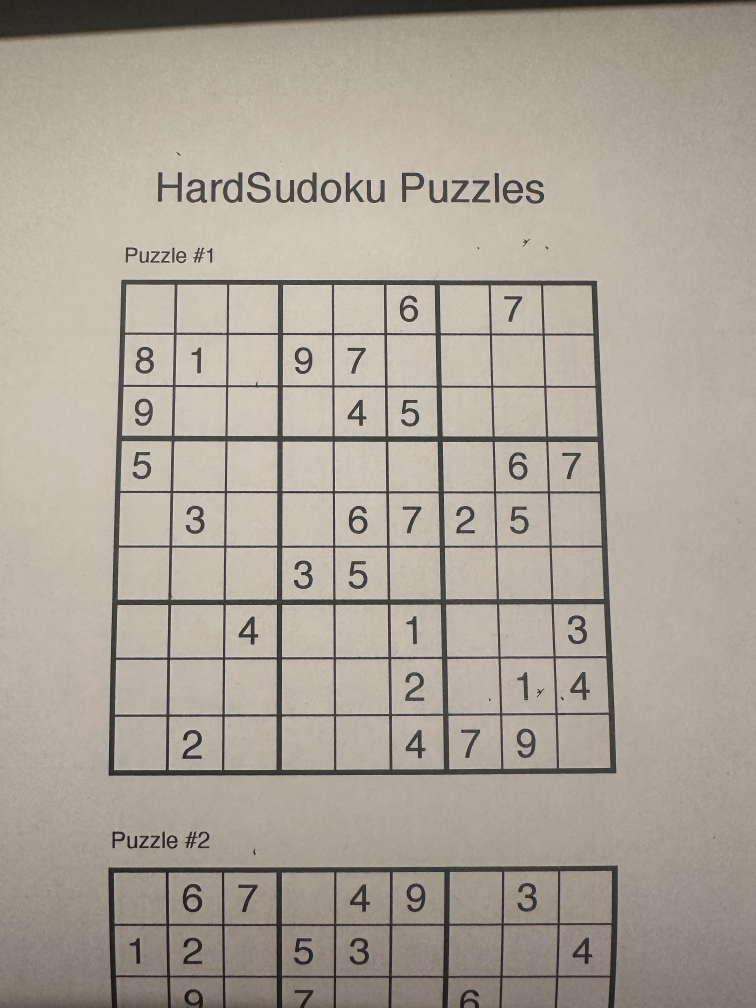
#> input picture sudoku_images/puzzle1.jpeg, 3024 x 4032 px, given in place of the camera (shown at 1/4 size)
$ python img_capture.py
#> lines starting #> are read from the running program, lines starting #| are printed output that depends on the picture; after the words box and inside, x2 and y2 are one past the last pixel; in counts of white or black regions, pixels touching at a corner belong together
### app/image/preprocess.py
import cv2


def preprocess(img):
    grayscale = cv2.cvtColor(img, cv2.COLOR_BGR2GRAY)

    blur = cv2.GaussianBlur(grayscale, (15, 15), 0)

    thresh = cv2.adaptiveThreshold(
        blur, 255, cv2.ADAPTIVE_THRESH_GAUSSIAN_C, cv2.THRESH_BINARY, 13, 2
    )

    invert = cv2.bitwise_not(thresh)

    kernel = cv2.getStructuringElement(cv2.MORPH_RECT, (2, 2))

    morph = cv2.morphologyEx(invert, cv2.MORPH_OPEN, kernel)

    result = cv2.dilate(morph, kernel, iterations=1)

    return result

### app/image/process.py
import cv2
import numpy as np
from . import utils


def findSudokuBox(img):
    __epsilon = 0.1

    contours, _ = cv2.findContours(img, cv2.RETR_EXTERNAL, cv2.CHAIN_APPROX_SIMPLE)
    contours = sorted(contours, key=cv2.contourArea, reverse=True)
    polygon = None

    for contour in contours:
        perimeter = cv2.arcLength(contour, True)
        approx = cv2.approxPolyDP(contour, __epsilon * perimeter, True)

        if (
            len(approx) == 4
            and cv2.contourArea(contour) > 300000
            and cv2.isContourConvex(approx)
        ):
            polygon = approx
            break

    return polygon


def extractSudokuBox(img, corners):
    sorted_corners = utils.sort_corners(corners)

    tl, tr, br, bl = sorted_corners

    widthA = np.linalg.norm(br - bl)
    widthB = np.linalg.norm(tr - tl)
    maxWidth = max(int(widthA), int(widthB))

    heightA = np.linalg.norm(tr - br)
    heightB = np.linalg.norm(tl - bl)
    maxHeight = max(int(heightA), int(heightB))

    dst = np.array(
        [
            [0, 0],
            [maxWidth - 1, 0],
            [maxWidth - 1, maxHeight - 1],
            [0, maxHeight - 1],
        ],
        dtype="float32",
    )

    M = cv2.getPerspectiveTransform(sorted_corners, dst)
    warp = cv2.warpPerspective(img, M, (maxWidth, maxHeight))

    return warp


# [66 lines left out: functions getGridLines, createGridMask, applyGridMask, splitIntoCells, cleanCells, not called in this run]

### app/image/utils.py
import cv2
import numpy as np


# [4 lines left out: function draw_points, not called in this run]


def sort_corners(corners):
    if corners.shape != (4, 1, 2):
        raise ValueError("Corners must be a (4, 1, 2) shaped array.")

    reshaped_corners = corners.reshape(4, 2)

    s = reshaped_corners.sum(axis=1)
    diff = np.diff(reshaped_corners, axis=1)

    tl = reshaped_corners[np.argmin(s)]
    br = reshaped_corners[np.argmax(s)]
    tr = reshaped_corners[np.argmin(diff)]
    bl = reshaped_corners[np.argmax(diff)]

    return np.array([tl, tr, br, bl], dtype="float32")


# [20 lines left out: function drawLines, not called in this run]


def convertTo2D(cells):
    return np.array([cells[i : i + 9] for i in range(0, 81, 9)])


# [12 lines left out: function sudokuFromCells, not called in this run]

### app/img_capture.py
import cv2
import time
import image
import image.utils
import utils.print_sudoku_board

# resolution = (1920, 1080)
# resolution = (1280, 720)
resolution = (1024, 768)
# resolution = (800, 600)

fps = 5


def videoCapture():
    cap = cv2.VideoCapture(0)
    cap.set(3, resolution[0])
    cap.set(4, resolution[1])

    time_diff = 0

    while True:
        time_curr = time.time() - time_diff
        ret, frame = cap.read()
#> frame is the input picture: shape (4032, 3024, 3); mean B, G, R 151.5, 162.5, 170.5

        if time_curr > 1.0 / fps:
            time_diff = time.time()
            grey = image.preprocess(frame)
#> in preprocess, `thresh = cv2.adaptiveThreshold( blur, 255, cv2.ADAPTIVE_THRESH_GAUSSIA..`:
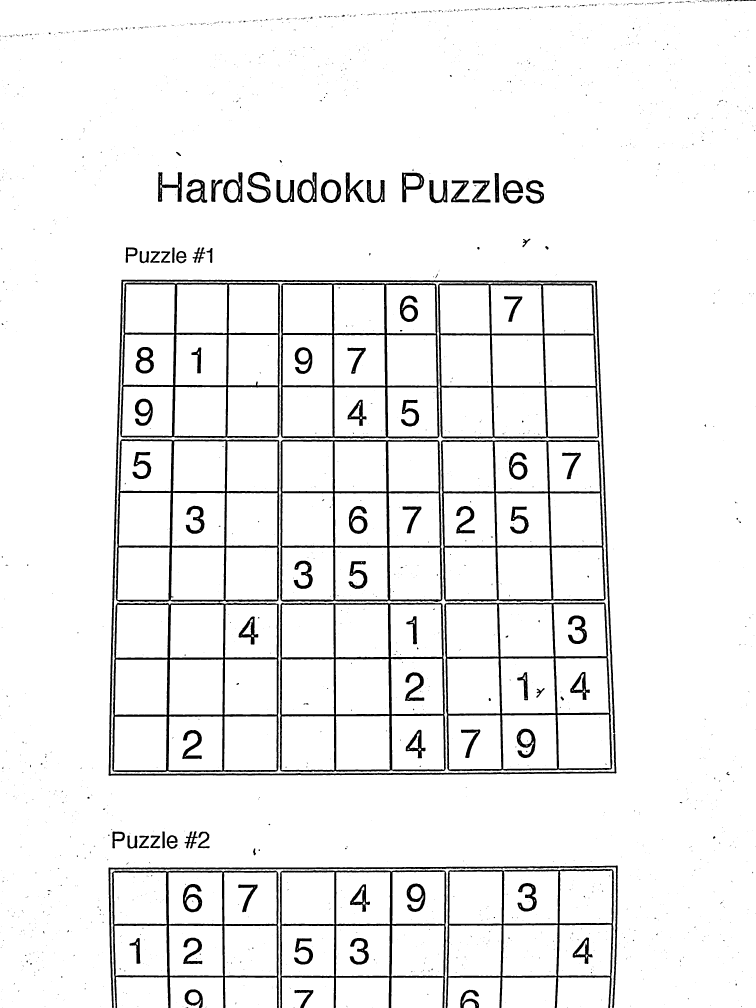
#> thresh: shape (4032, 3024) (shown at 1/4 size); 94% white; 2546 black regions (2326 under 20 px), largest, box (x1, y1, x2, y2) and area: (449, 1756, 1118, 3089) 80963, (434, 1119, 2466, 3103) 55655, (1119, 2410, 1784, 3089) 40455
#> in preprocess, `morph = cv2.morphologyEx(invert, cv2.MORPH_OPEN, kernel)`: morph: shape (4032, 3024); 5.9% white; 537 white regions (379 under 20 px), largest, box (x1, y1, x2, y2) and area: (435, 1120, 2467, 3104) 55192, (450, 2412, 1117, 3090) 41059, (1120, 2411, 1784, 3089) 40239
#> in preprocess, `result = cv2.dilate(morph, kernel, iterations=1)`:
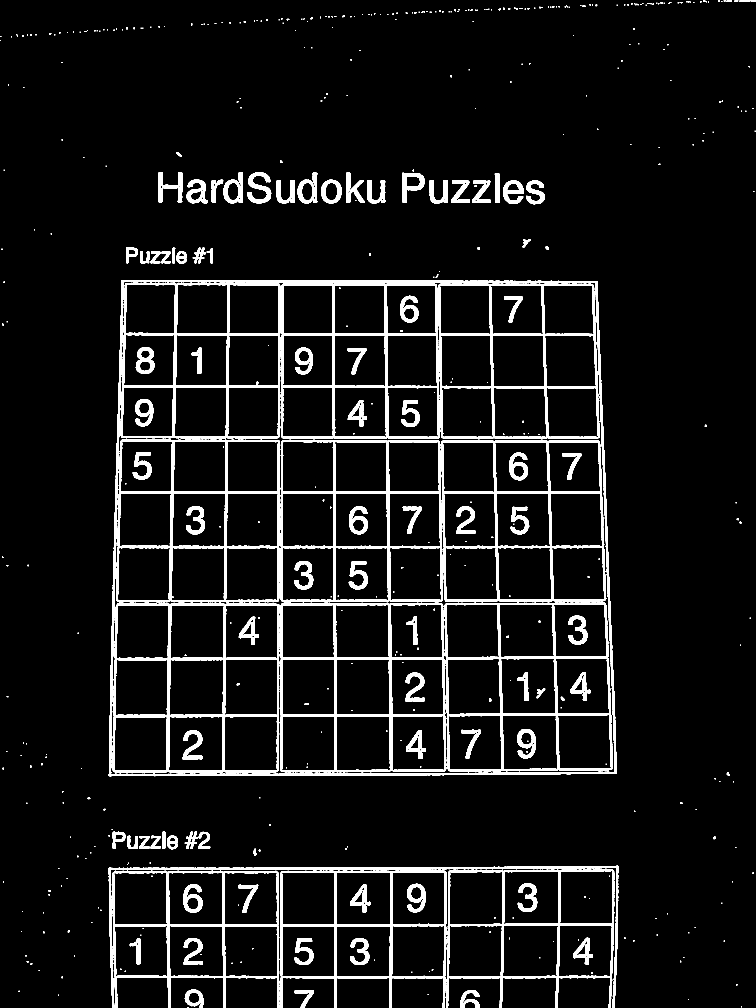
#> result: shape (4032, 3024) (shown at 1/4 size); 6.7% white; 515 white regions (277 under 20 px)

            corners = image.findSudokuBox(grey)
#> in findSudokuBox, `contours, _ = cv2.findContours(img, cv2.RETR_EXTERNAL, cv2.CHAIN_APPRO..`: contours = 368 contours, 263 with area under 20; largest, box (x1, y1, x2, y2) and area: (435, 1120, 2468, 3105) 3894448, (1784, 3477, 2458, 4032) 289298, (1120, 3481, 1788, 4032) 287747, (448, 3482, 1117, 4032) 286016, (435, 3463, 2473, 4032) 22247
#> the loop in findSudokuBox, `for contour in contours:` made 1 pass
#> (perimeter, polygon) on pass 1: (8038.1, [[487, 1121], [435, 3103], [2467, 3093], [2388, 1124]])
#> corners = [[487, 1121], [435, 3103], [2467, 3093], [2388, 1124]]
            if corners is not None:
                sudoku = image.extractSudokuBox(frame, corners)
#> in sort_corners, `reshaped_corners = corners.reshape(4, 2)`: reshaped_corners has the same summary as corners in videoCapture
#> in sort_corners, `s = reshaped_corners.sum(axis=1)`: s = [1608, 3538, 5560, 3512]
#> in sort_corners, `diff = np.diff(reshaped_corners, axis=1)`: diff = [634, 2668, 626, -1264]
#> in sort_corners, `tl = reshaped_corners[np.argmin(s)]`: tl = [487, 1121]
#> in sort_corners, `br = reshaped_corners[np.argmax(s)]`: br = [2467, 3093]
#> in sort_corners, `tr = reshaped_corners[np.argmin(diff)]`: tr = [2388, 1124]
#> in sort_corners, `bl = reshaped_corners[np.argmax(diff)]`: bl = [435, 3103]
#> in extractSudokuBox, `sorted_corners = utils.sort_corners(corners)`: sorted_corners = [[487, 1121], [2388, 1124], [2467, 3093], [435, 3103]]
#> in extractSudokuBox, `tl, tr, br, bl = sorted_corners`: tl = [487, 1121]; tr = [2388, 1124]; br = [2467, 3093]; bl = [435, 3103]
#> in extractSudokuBox, `widthA = np.linalg.norm(br - bl)`: widthA = 2032
#> in extractSudokuBox, `widthB = np.linalg.norm(tr - tl)`: widthB = 1901
#> in extractSudokuBox, `maxWidth = max(int(widthA), int(widthB))`: maxWidth = 2032
#> in extractSudokuBox, `heightA = np.linalg.norm(tr - br)`: heightA = 1970.6
#> in extractSudokuBox, `heightB = np.linalg.norm(tl - bl)`: heightB = 1982.7
#> in extractSudokuBox, `maxHeight = max(int(heightA), int(heightB))`: maxHeight = 1982
#> in extractSudokuBox, `dst = np.array( [ [0, 0], [maxWidth - 1, 0], [maxWidth - 1, maxHeight ..`: dst = [[0, 0], [2031, 0], [2031, 1981], [0, 1981]]
#> in extractSudokuBox, `M = cv2.getPerspectiveTransform(sorted_corners, dst)`: M = [[1.1, 0.0289, -569.6], [-0.00175, 1.11, -1243.6], [-3.46e-06, 3.62e-05, 1]]
                sudoku = image.preprocess(sudoku)
#> in preprocess (call 2), `blur = cv2.GaussianBlur(grayscale, (15, 15), 0)`:
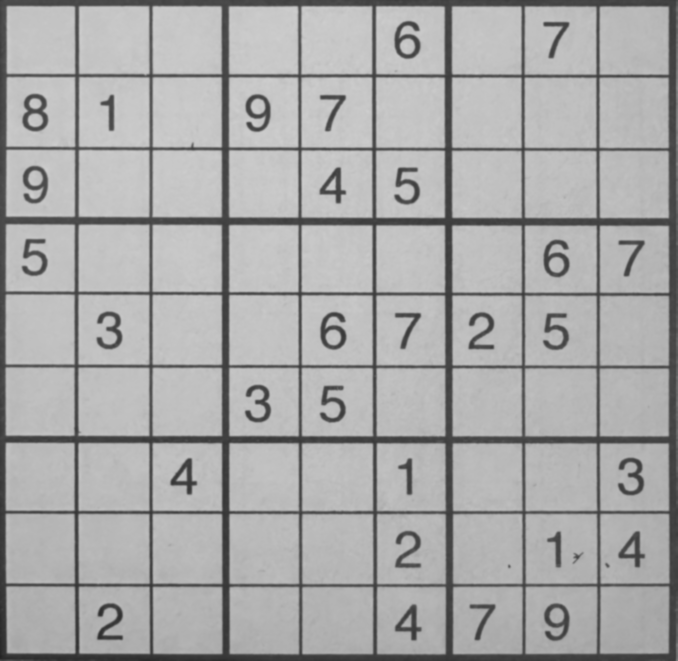
#> blur: shape (1982, 2032) (shown at 1/3 size); min 35, max 207, mean 169.5
#> in preprocess (call 2), `thresh = cv2.adaptiveThreshold( blur, 255, cv2.ADAPTIVE_THRESH_GAUSSIA..`:
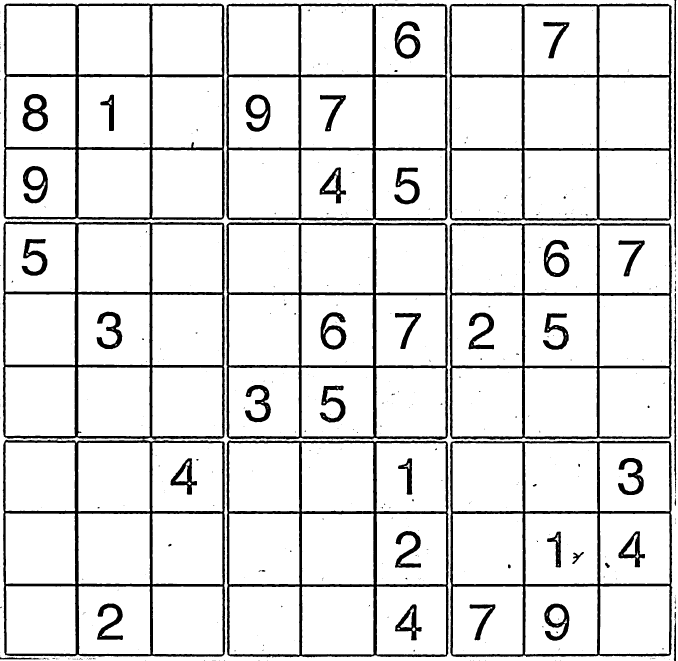
#> thresh: shape (1982, 2032) (shown at 1/3 size); 88.6% white; 525 black regions (459 under 20 px), largest, box (x1, y1, x2, y2) and area: (8, 664, 676, 1971) 80535, (678, 10, 1343, 663) 40825, (9, 10, 675, 661) 40788
#> in preprocess (call 2), `invert = cv2.bitwise_not(thresh)`:
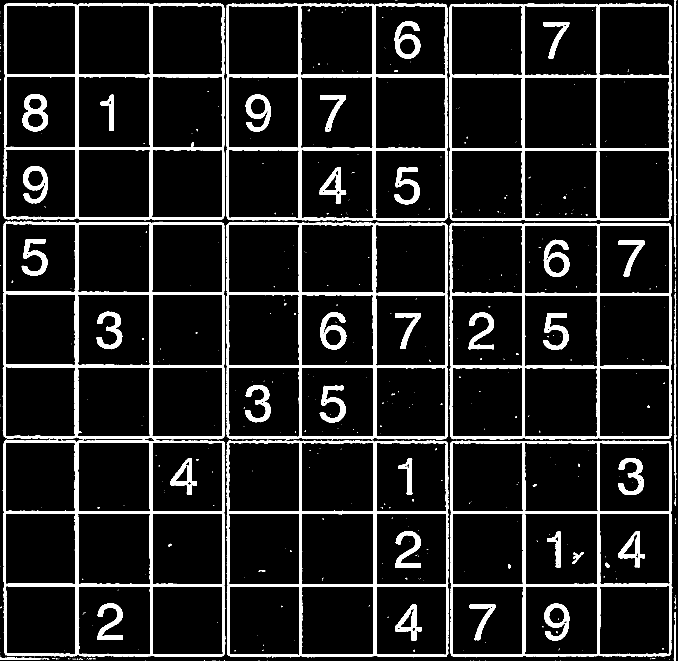
#> invert: shape (1982, 2032) (shown at 1/3 size); 11.4% white; 525 white regions (459 under 20 px), largest, box (x1, y1, x2, y2) and area: (8, 664, 676, 1971) 80535, (678, 10, 1343, 663) 40825, (9, 10, 675, 661) 40788
#> in preprocess (call 2), `morph = cv2.morphologyEx(invert, cv2.MORPH_OPEN, kernel)`:
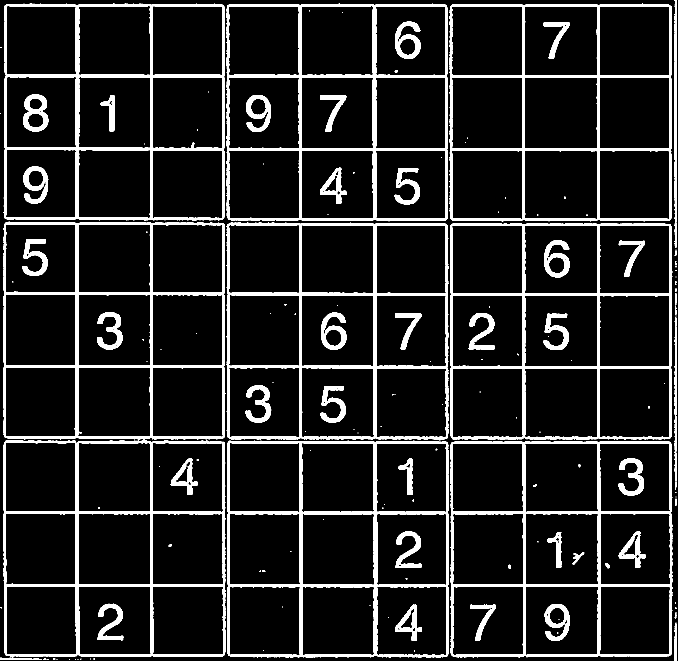
#> morph: shape (1982, 2032) (shown at 1/3 size); 11.3% white; 150 white regions (85 under 20 px), largest, box (x1, y1, x2, y2) and area: (679, 11, 1344, 664) 40619, (11, 11, 675, 662) 40585, (9, 665, 676, 1320) 40233
#> in preprocess (call 2), `result = cv2.dilate(morph, kernel, iterations=1)`:
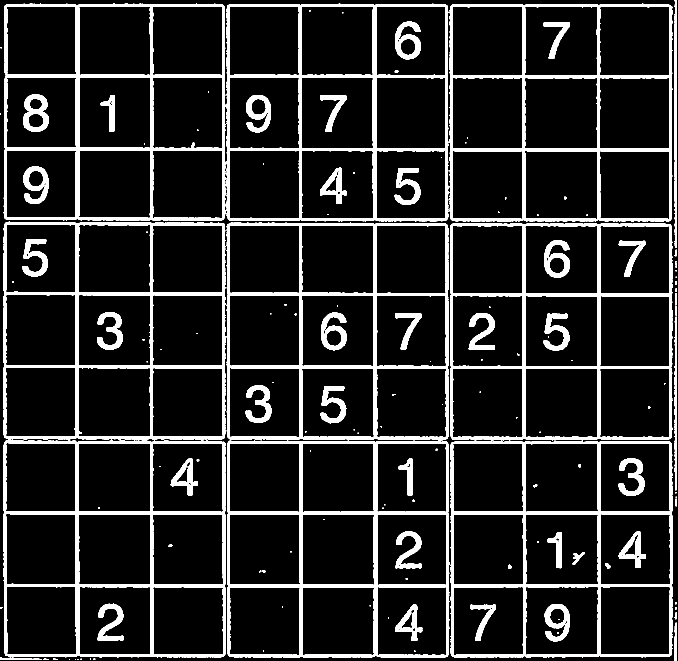
#> result: shape (1982, 2032) (shown at 1/3 size); 12.9% white; 142 white regions (62 under 20 px), largest, box (x1, y1, x2, y2) and area: (9, 665, 678, 1972) 91084, (679, 11, 1345, 665) 46082, (11, 11, 676, 663) 46041
#> (the run stopped early here; a loop or call above may not have finished)

$ run again, on sudoku_images/puzzle2.jpeg
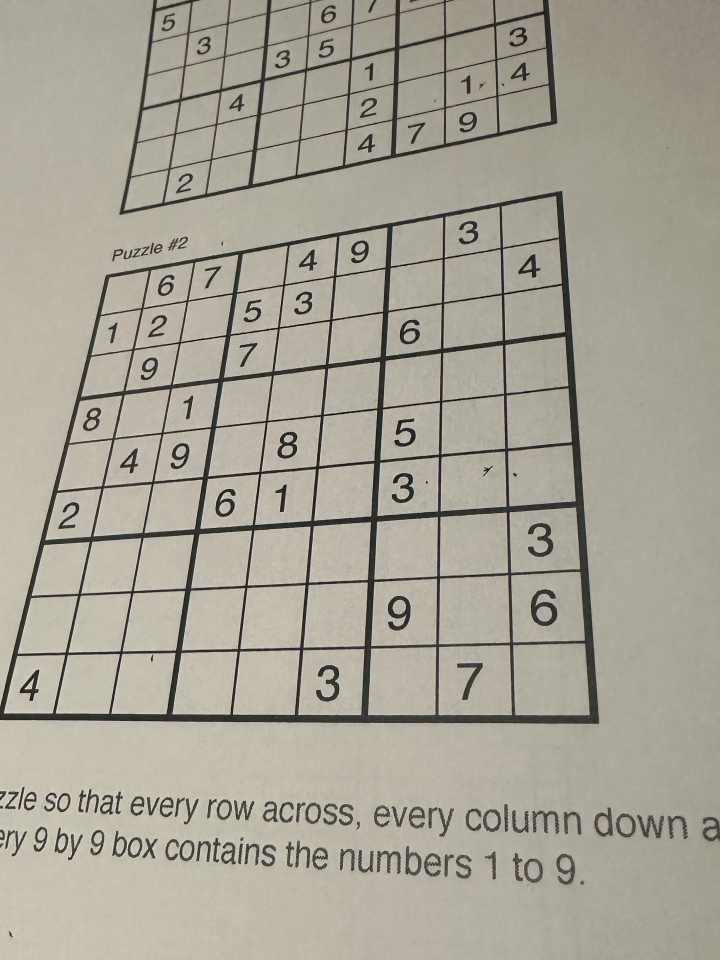
#> input picture sudoku_images/puzzle2.jpeg, 2160 x 2880 px, given in place of the camera (shown at 1/3 size)
#> in videoCapture, frame is the input picture: shape (2880, 2160, 3); mean B, G, R 150.9, 163.1, 167.8
#> in preprocess, `thresh = cv2.adaptiveThreshold( blur, 255, cv2.ADAPTIVE_THRESH_GAUSSIA..`:
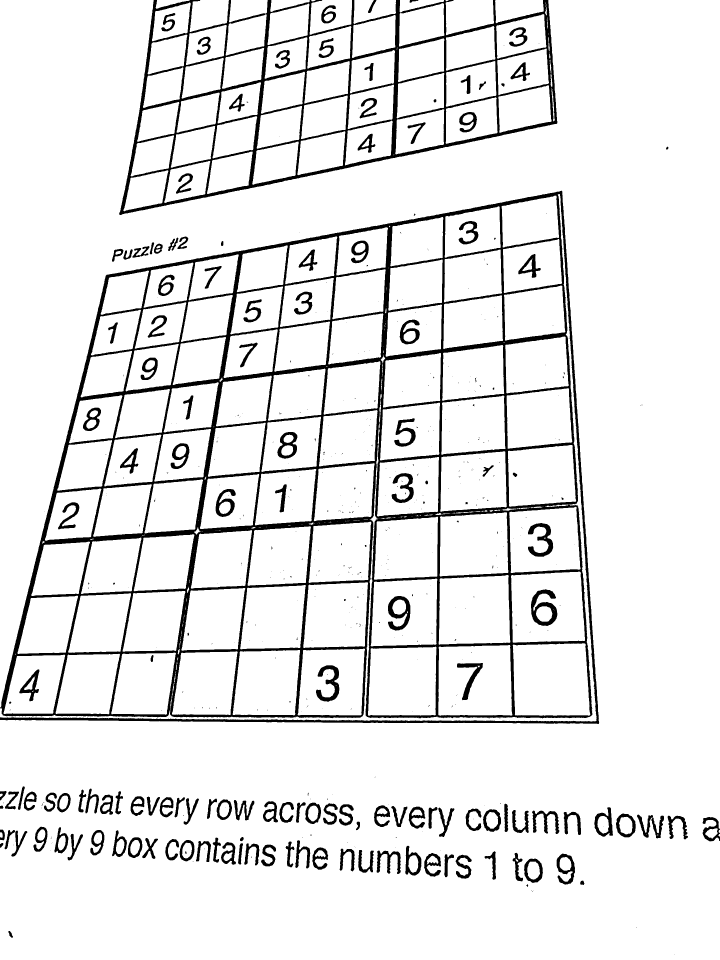
#> thresh: shape (2880, 2160) (shown at 1/3 size); 91.4% white; 606 black regions (450 under 20 px), largest, box (x1, y1, x2, y2) and area: (0, 572, 1798, 2172) 284107, (357, 0, 1672, 645) 89438, (1593, 1768, 1672, 1878) 3854
#> morph: shape (2880, 2160); 8.5% white; 215 white regions (63 under 20 px), largest, box (x1, y1, x2, y2) and area: (0, 573, 1798, 2173) 283230, (359, 0, 1673, 646) 89447, (1594, 1769, 1673, 1879) 3852
#> in preprocess, `result = cv2.dilate(morph, kernel, iterations=1)`:
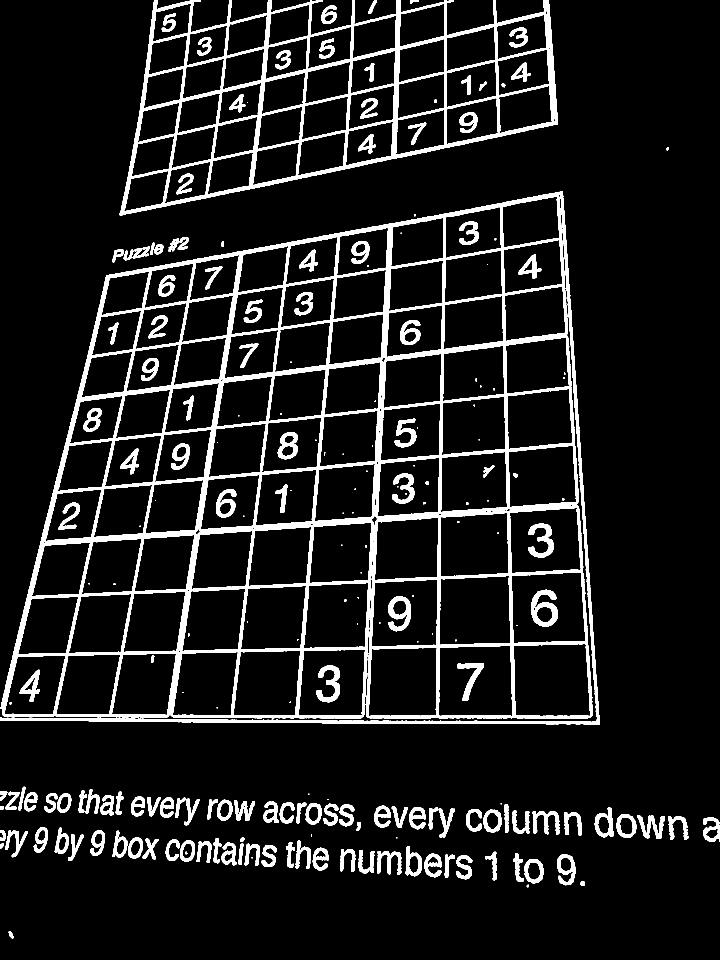
#> result: shape (2880, 2160) (shown at 1/3 size); 9.8% white; 211 white regions (51 under 20 px)
#> contours = 99 contours, 6 with area under 20; largest, box (x1, y1, x2, y2) and area: (0, 573, 1799, 2174) 2285355, (359, 0, 1674, 647) 568936, (1784, 2423, 1841, 2512) 3395, (1671, 2562, 1727, 2656) 3354, (1849, 2442, 1909, 2514) 3346
#> the loop in findSudokuBox, `for contour in contours:` made 99 passes
#> (perimeter, approx) on passes 1 to 6: (14683.6, [[1688, 575], [0, 2161]]), (4953.9, [[359, 645], [1646, 0], [462, 0]]), (290.2, [[1831, 2423], [1786, 2452], [1809, 2511], [1840, 2507]]), (377.2, [[1687, 2562], [1705, 2654]]), (219.2, [[1867, 2442], [1853, 2495], [1889, 2513], [1907, 2465]]), (219.8, [[1592, 2577], [1575, 2628], [1614, 2648], [1626, 2592]])
